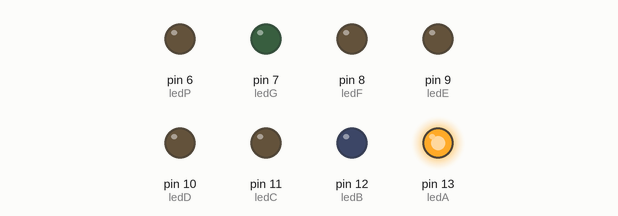
Recording of a sketch running on a simulated Arduino Uno, built with avr-gcc and run on an emulated ATmega328P. On the bench: output pins drawn as LEDs (lit = HIGH).

Above: at 0.2 s.
At 4.1 s:
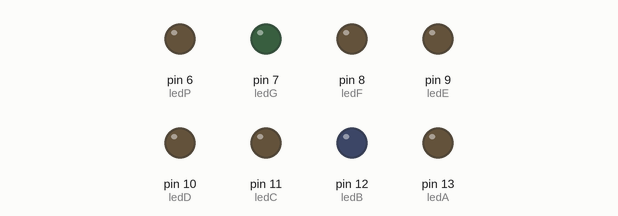
At 5.1 s:
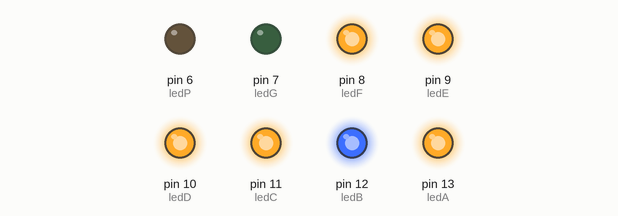
At 6.1 s:
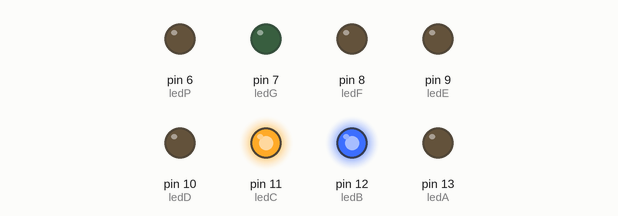
At 7.1 s:
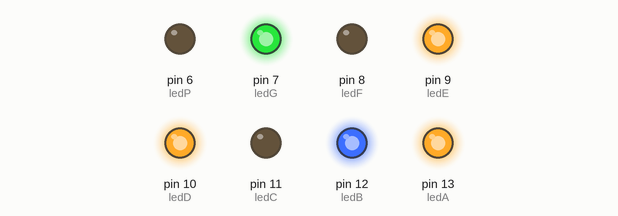
At 8.1 s:
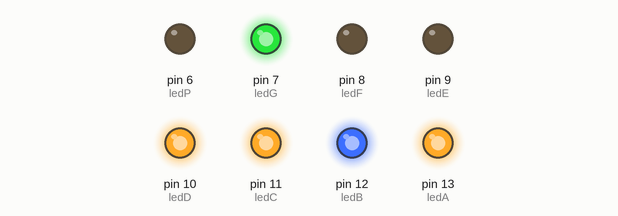
Timing chart, 0 to 11.2 s (numbered marks = the images above):
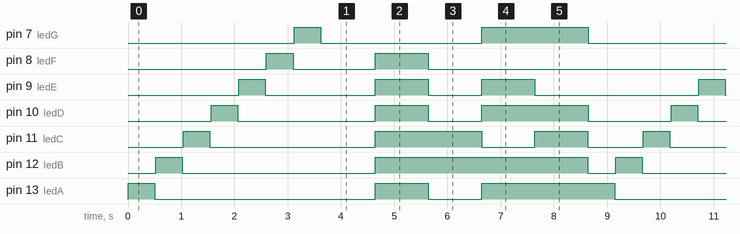

Measured:
- by itself, pin 7 (ledG): repeats every 8.6 s: LOW 3.0 s, HIGH 2.0 s, LOW 3.1 s, HIGH 0.50 s
- by itself, pin 8 (ledF): repeats every 8.6 s: LOW 1.5 s, HIGH 1.0 s, LOW 5.6 s, HIGH 0.50 s
- by itself, pin 9 (ledE): repeats every 8.6 s: LOW 2.1 s, HIGH 1.0 s, LOW 1.0 s, HIGH 1.0 s, LOW 3.1 s, HIGH 0.50 s
- by itself, pin 10 (ledD): repeats every 8.6 s: LOW 2.6 s, HIGH 1.0 s, LOW 1.0 s, HIGH 2.0 s, LOW 1.6 s, HIGH 0.50 s
- by itself, pin 11 (ledC): repeats every 8.6 s: LOW 3.1 s, HIGH 2.0 s, LOW 1.0 s, HIGH 1.0 s, LOW 1.0 s, HIGH 0.50 s
- by itself, pin 12 (ledB): repeats every 8.6 s: LOW 3.6 s, HIGH 4.0 s, LOW 0.52 s, HIGH 0.50 s
- by itself, pin 13 (ledA): repeats every 8.6 s: LOW 4.1 s, HIGH 1.0 s, LOW 1.0 s, HIGH 2.5 s

The sketch:

Aula_1_Display_7Seg.ino
```cpp
const int ledA = 13;
const int ledB = 12;
const int ledC = 11;
const int ledD = 10;
const int ledE = 9;
const int ledF = 8;
const int ledG = 7;
const int ledP = 6;

void TESTE();
void ZERO();
void UM();
void DOIS();
void TRES();
void APAGAR();


void setup() {
  pinMode(ledA, OUTPUT);
  pinMode(ledB, OUTPUT);
  pinMode(ledC, OUTPUT);
  pinMode(ledD, OUTPUT);
  pinMode(ledE, OUTPUT);
  pinMode(ledF, OUTPUT);
  pinMode(ledG, OUTPUT);
  pinMode(ledP, OUTPUT);
  pinMode(5,INPUT);
}


void loop() {

  TESTE();
    APAGAR();
  ZERO();
    APAGAR();
  UM();
    APAGAR();
  DOIS();
    APAGAR();
  TRES();
    APAGAR();

}


void APAGAR(){
  delay(1000);
  digitalWrite(ledB, LOW);
  digitalWrite(ledC, LOW);
  digitalWrite(ledD, LOW);
  digitalWrite(ledE, LOW);
  digitalWrite(ledF, LOW);
  digitalWrite(ledG, LOW);
  digitalWrite(ledP, LOW);
  digitalWrite(ledA, LOW);
}

void ZERO(){
  digitalWrite(ledA, HIGH);
  digitalWrite(ledB, HIGH);
  digitalWrite(ledC, HIGH);
  digitalWrite(ledD, HIGH);
  digitalWrite(ledE, HIGH);
  digitalWrite(ledF, HIGH);
}

void UM(){
  digitalWrite(ledB, HIGH);
  digitalWrite(ledC, HIGH);

}

void DOIS(){
  digitalWrite(ledA, HIGH);
  digitalWrite(ledB, HIGH);
  digitalWrite(ledG, HIGH);
  digitalWrite(ledE, HIGH);
  digitalWrite(ledD, HIGH);
}

void TRES(){
  digitalWrite(ledA, HIGH);
  digitalWrite(ledB, HIGH);
  digitalWrite(ledC, HIGH);
  digitalWrite(ledD, HIGH);
  digitalWrite(ledG, HIGH);
}

void TESTE(){
  digitalWrite(ledA, HIGH);
  delay(500);
  digitalWrite(ledA, LOW);
  delay(20);
  digitalWrite(ledB, HIGH);
  delay(500);
  digitalWrite(ledB, LOW);
  delay(20);
  digitalWrite(ledC, HIGH);
  delay(500);
  digitalWrite(ledC, LOW);
  delay(20);
  digitalWrite(ledD, HIGH);
  delay(500);
  digitalWrite(ledD, LOW);
  delay(20);
  digitalWrite(ledE, HIGH);
  delay(500);
  digitalWrite(ledE, LOW);
  delay(20);
  digitalWrite(ledF, HIGH);
  delay(500);
  digitalWrite(ledF, LOW);
  delay(20);
  digitalWrite(ledG, HIGH);
  delay(500);
  digitalWrite(ledG, LOW);
  delay(20);
}
```
